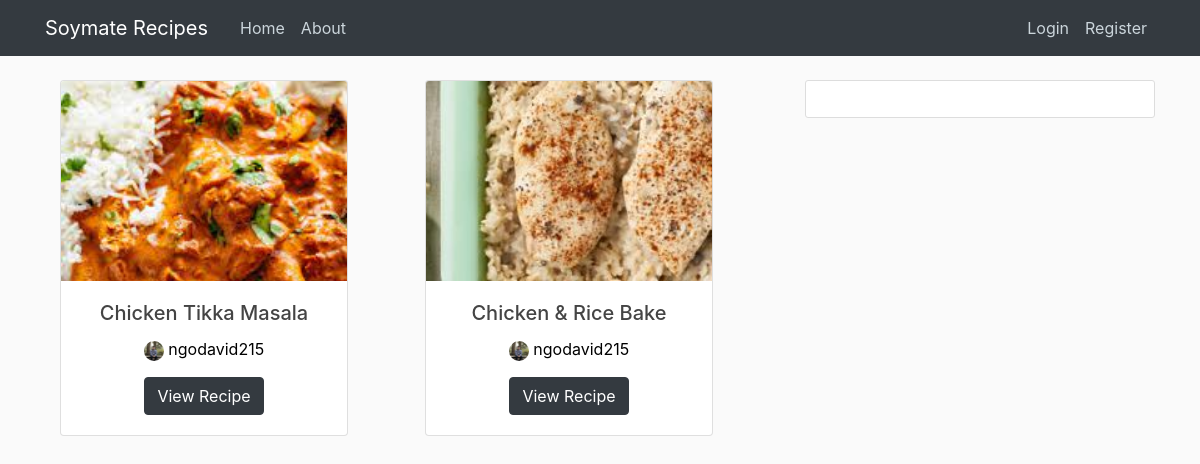
The app's page /, older data.
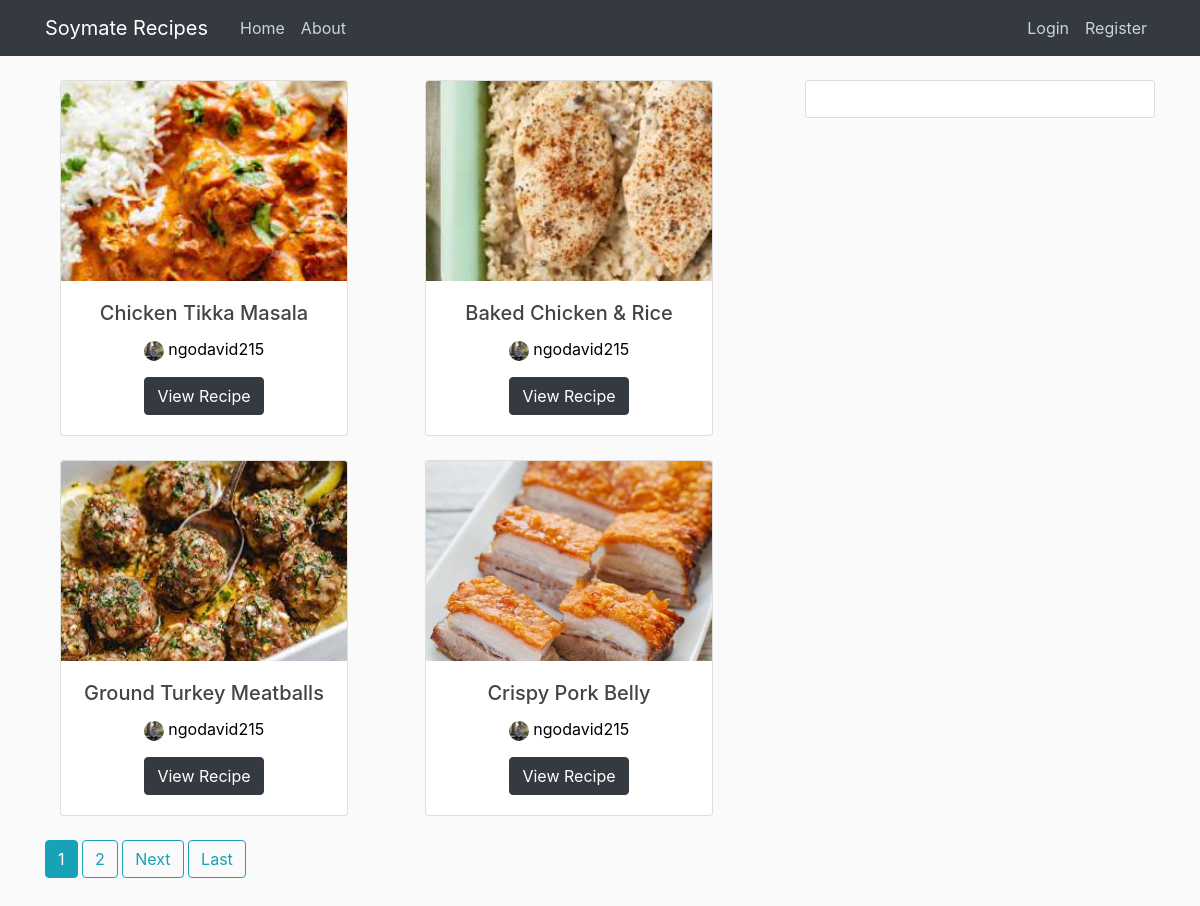
The same page, newer data.
### home/models.py (models this page shows, shortened)
class Post(models.Model):
    title = models.CharField(max_length=100, null=False, blank=False)
    description = models.CharField(max_length=100, null=False, blank=False)
    ingredients = models.TextField(max_length=1500, null=False, blank=False)
    instructions = models.TextField(max_length=1500, null=False, blank=False)
    cooktime = models.IntegerField(default=10, blank=False)
    image = models.ImageField(null=False, blank = False)
    author = models.ForeignKey(User, on_delete = models.CASCADE)
    category = models.ForeignKey(Category, on_delete=models.SET_NULL, null=True)

### users/models.py (models this page shows, shortened)
class Profile(models.Model):
    user = models.OneToOneField(User, on_delete=models.CASCADE)
    image = models.ImageField(default='default.jpg', upload_to='profile_pics')

### home/views.py (the view)
# urls.py: path('', PostListView.as_view(), name = 'soymate-home'),
class PostListView(ListView):
    model = Post
    template_name = 'home/home.html'
    context_object_name = 'posts'
    paginate_by = 4

### home/templates/home/home.html (shortened to what this page needs)
{% extends "home/base.html" %}
{%block content%}
        <div class = "container">
            <div class="row">
                {% for post in posts %}
                <div class="col-sm mb-4">
                    <div class="card" style="width: 18rem;">
                        <img class="card-img-top image-thumbail" src= "{{post.image.url}}">
                        <div class="card-body text-center ">
                        <h5 class="card-title">{{post.title}}</h5>
                        <p class="card-text" > <img class = "rounded-circle" src = "{{post.author.profile.image.url}}" width ="20" height= "20" >  <a href="{% url 'user-posts' post.author.username %}" style="color:black"> {{post.author}}</a></p>
                        <a href="{% url 'post-list' post.id %}" class="btn btn-dark" >View Recipe</a>
                    </div>
                </div>
            </div>
            {% endfor %}
            </div>
          </div>
          <div class = "mb-5">
          {% if is_paginated %}
          {% for num in page_obj.paginator.page_range %}
            {% if page_obj.number == num %}
              <a class="btn btn-info mb-4" href="?page={{ num }}">{{ num }}</a>
            {% elif num > page_obj.number|add:'-3' and num < page_obj.number|add:'3' %}
              <a class="btn btn-outline-info mb-4" href="?page={{ num }}">{{ num }}</a>
            {% endif %}
          {% endfor %}
          {% if page_obj.has_next %}
            <a class="btn btn-outline-info mb-4" href="?page={{ page_obj.next_page_number }}">Next</a>
            <a class="btn btn-outline-info mb-4" href="?page={{ page_obj.paginator.num_pages }}">Last</a>
          {% endif %}
        {% endif %}
      </div>
{%endblock content %}

### home/templates/home/base.html (shortened to what this page needs)
{% load static %}
<!DOCTYPE html>
<html>
<head>
    <link rel="stylesheet" href="https://maxcdn.bootstrapcdn.com/bootstrap/4.0.0/css/bootstrap.min.css">
    <link rel="stylesheet" type="text/css" href="{% static 'home/main.css' %}">
</head>
<body>
    <header class="site-header">
      <nav class="navbar navbar-expand-md navbar-dark bg-dark fixed-top">
        <div class="container">
          <a class="navbar-brand mr-4" href="{% url 'soymate-home' %}">Soymate Recipes</a>
          <div class="collapse navbar-collapse" id="navbarToggle">
            <div class="navbar-nav mr-auto">
              <a class="nav-item nav-link" href="{% url 'soymate-home' %}">Home</a>
              <a class="nav-item nav-link" href="{% url 'soymate-about' %}">About</a>
            </div>
            <div class="navbar-nav">
              {% if user.is_authenticated %}
              <a class="nav-item nav-link" href="{% url 'profile' %}">Profile</a>
              <a class="nav-item nav-link" href="{% url 'post-create' %}">Add Recipe</a>
              <a class="nav-item nav-link" href="{% url 'logout' %}">logout</a>
              {% else %}
              <a class="nav-item nav-link" href="{% url 'login' %}">Login</a>
              <a class="nav-item nav-link" href="{% url 'register' %}">Register</a>
              {%endif%}
            </div>
          </div>
        </div>
      </nav>
    </header>
    <main role="main" class="container">
      <div class="row">
        <div class="col-md-8">
          {% block content %}{% endblock content%}
        </div>
        <div class="col-md-4">
          <div class="content-section">
          </div>
        </div>
      </div>
    </main>
</body>
</html>

### home/static/home/main.css (style rules this page uses)
body { background: #fafafa; color: #333333; margin-top: 5rem; }
h1, h2, h3, h4, h5, h6 { color: #444444; }
.site-header .navbar-nav .nav-link { color: #cbd5db; }
.content-section { background: #ffffff; padding: 10px 20px; border: 1px solid #dddddd; border-radius: 3px; margin-bottom: 20px; }
.image-thumbail { height: 200px; object-fit: cover; }

Row changes from the older to the newer data that the page shows:
changed Post: title "Chicken & Rice Bake" → "Baked Chicken & Rice"
added Post: image (picture), title "Ground Turkey Meatballs", author.profile.image (picture), author "ngodavid215"
added Post: image (picture), title "Crispy Pork Belly", author.profile.image (picture), author "ngodavid215"
Text that changed along with them:
new list line: "1"
new list line: "2"
text now shown: "Next Last"
